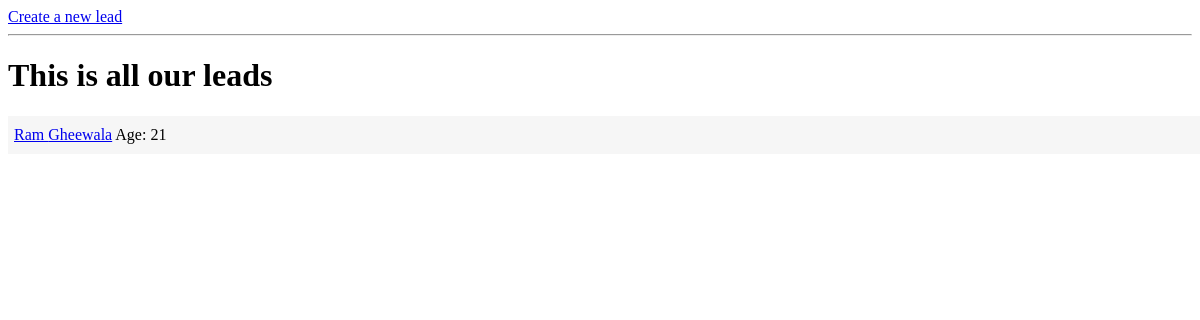
Page /leads/ on the earlier database version.
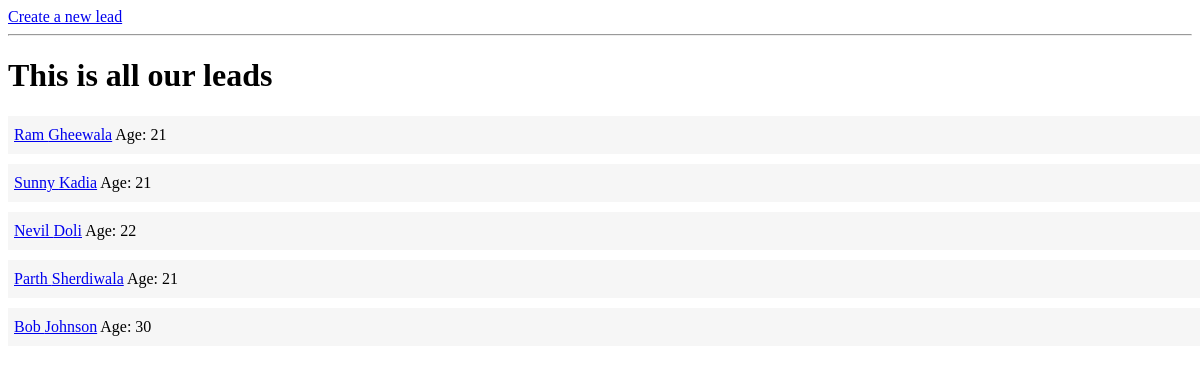
Same page on the later database version.
### leads/models.py (models this page shows, shortened)
class Lead(models.Model):
    first_name = models.CharField(max_length=10)
    last_name = models.CharField(max_length=10)
    age = models.IntegerField(default=0)
    agent = models.ForeignKey("Agent",on_delete=models.CASCADE)

### leads/views.py (the view)
# urls.py: path('',lead_list, name='lead-list'),
def lead_list(request):
    leads = Lead.objects.all()
    context = {
        "leads": leads
    }
    return render(request,"leads/lead_list.html", context)

### leads/templates/leads/lead_list.html (shortened to what this page needs)
<!DOCTYPE html>
<html lang="en">
  <head>
  </head>
  <body>
    <a href="{% url 'leads:lead-create' %}">Create a new lead</a>
    <hr />
    <h1>This is all our leads</h1>
    {% for lead in leads %}
    <div class="lead">
      <a href="{% url 'leads:lead-detail' lead.pk %}"
        >{{ lead.first_name }} {{lead.last_name}}</a
      >
      Age: {{lead.age}}
    </div>
    {%endfor%}
  </body>
</html>

### leads/templates/leads/lead_list.html (style rules this page uses)
.lead { padding-top: 10px; padding-bottom: 10px; padding-left: 6px; padding-right: 6px; margin-top: 10px; background-color: #f6f6f6; width: 100%; }

Differences in the rows shown:
added Lead: first_name "Sunny", last_name "Kadia", age "21"
added Lead: first_name "Nevil", last_name "Doli", age "22"
added Lead: first_name "Parth", last_name "Sherdiwala", age "21"
added Lead: first_name "Bob", last_name "Johnson", age "30"
